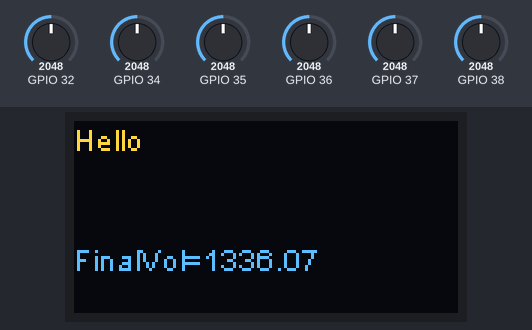
Bench run of a sketch on a simulated ESP32. Parts: 128×64 one-colour display. The test bench sets the inputs (shaded band); at power-on: GPIO 32 = 2048, GPIO 37 = 2048, GPIO 35 = 2048, GPIO 38 = 2048, GPIO 34 = 2048, GPIO 36 = 2048. The OLED is the two-colour kind (top 16 rows yellow); WiFi joins after 1.5 s; servers stay silent unless stated; no MQTT or app messages arrive unless stated; what the sketch prints to the serial monitor is not drawn.

Above: at 2.7 s.
2.8 s: GPIO 32 set to 2866
At 5.0 s:
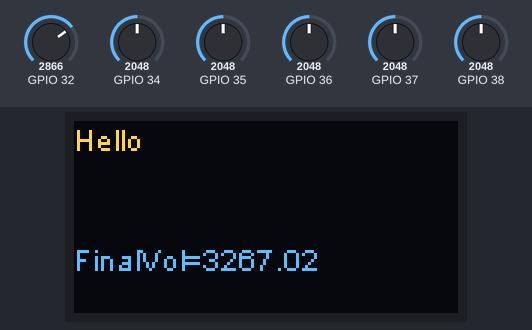
6.7 s: GPIO 37 set to 2866
At 8.5 s:
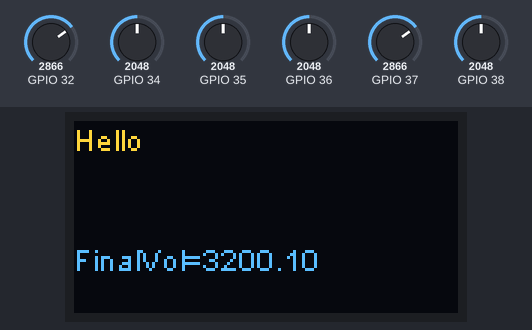
10.6 s: GPIO 35 set to 2866
At 12.0 s:
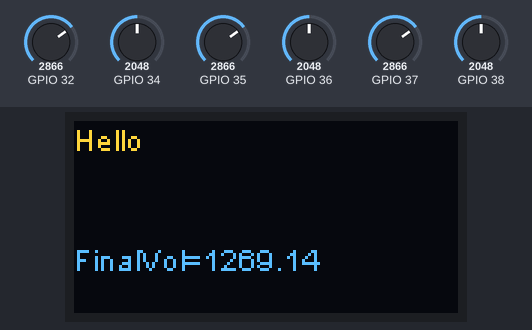
14.5 s: GPIO 38 set to 1228
At 17.7 s:
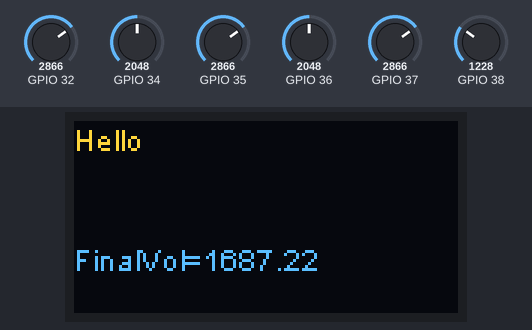
18.4 s: GPIO 32 set to 3972
At 21.2 s:
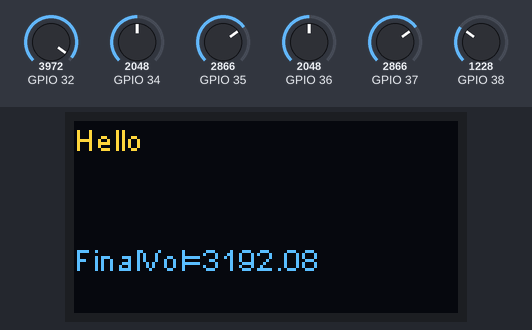
22.3 s: GPIO 37 set to 3972
At 23.4 s:
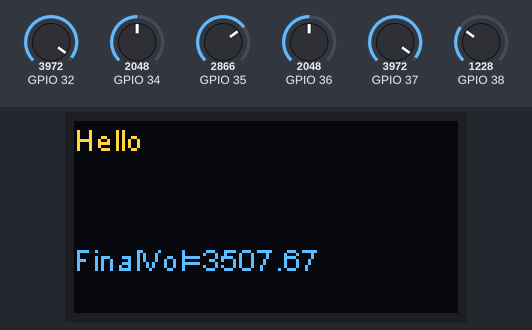
Timing chart, 0 to 25.3 s (numbered marks = the images above; inputs shaded):
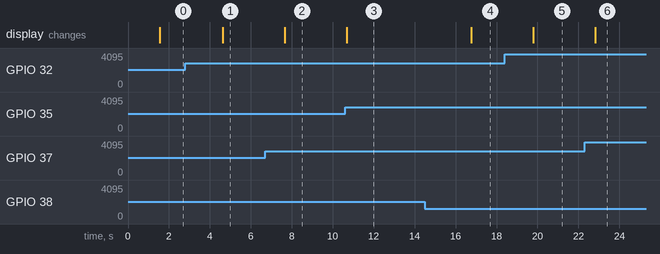

Measured:
- after the input at 2.8 s, the display: changes after 1.8 s (image 1)
- after the input at 6.7 s, the display: changes after 0.96 s (image 2)
- after the input at 10.6 s, the display: changes after 0.09 s (image 3)
- after the input at 14.5 s, the display: changes after 2.3 s (image 4)
- after the input at 18.4 s, the display: changes after 1.4 s (image 5)
- after the input at 22.3 s, the display: changes after 0.52 s (image 6)

The sketch:

Hackathon.ino
```cpp
#include "SSD1306.h"
#include <Wire.h>
#include<WiFi.h>
#include <PubSubClient.h>

SSD1306 display(0x3c, 21, 22);

#define ADC_ref 5 // ADC reference Voltage
#define zero_x 0
#define zero_y 0
#define zero_z 0
#define sensitivity_x 0.4
#define sensitivity_y 0.4
#define sensitivity_z 0.4
#define Rod_l 8
#define Tank_l 15
#define Lateral_l 3

const char* ssid = "Nokia 6.1 Plus"; //system wifi
const char* password = "Srihanuman9";

#define ORG "jov9sv"
#define DEVICE_TYPE "Ultrasonic"
#define DEVICE_ID "1111"
#define TOKEN "oyN&dT?wMG-cQjy4md"

char server[] = ORG ".messaging.internetofthings.ibmcloud.com";
char topic[] = "iot-2/evt/Data/fmt/json"; //for sending we use event (evt), fmt is format
char authMethod[] = "use-token-auth";
char token[] = TOKEN;
char clientId[] = "d:" ORG ":" DEVICE_TYPE ":" DEVICE_ID;

WiFiClient wifiClient;
PubSubClient client(server, 1883,wifiClient);


unsigned int value_x1;
unsigned int value_y1;
unsigned int value_z1;

unsigned int value_x2;
unsigned int value_y2;
unsigned int value_z2;

float xv1;
float yv1;
float zv1;
float angle1;

float xv2;
float yv2;
float zv2;
float angle2;

float Fuel_l;
float Actual_l;
float Est_l;
float vol;
float Err_l;

void setup()
{
Serial.begin(115200);
display.init();
Serial.print("Connecting to ");
 Serial.print(ssid);
 WiFi.begin(ssid, password); //to activate wifi
 while (WiFi.status() != WL_CONNECTED)
 { //to check if connection failed or not
 delay(500);
 Serial.print(".");
 }
 Serial.println("");

 Serial.print("WiFi connected, IP address: ");
 Serial.println(WiFi.localIP());//prints wifi ip address
}


void loop()
{
  display.init();
value_x1 = analogRead(34);
value_y1 = analogRead(35);
value_z1 = analogRead(32);
xv1=(value_x1/1024.0*ADC_ref-zero_x)/sensitivity_x;
yv1=(value_y1/1024.0*ADC_ref-zero_y)/sensitivity_y;
zv1=(value_z1/1024.0*ADC_ref-zero_z)/sensitivity_z;
angle1 =atan2(-yv1,-zv1)*57.2957795+180;
Serial.println(xv1);
Serial.println(yv1);
Serial.println(zv1);
Serial.println(angle1);
Fuel_l=Rod_l*cos(angle1);
Est_l=Tank_l-Fuel_l;
value_x2 = analogRead(36);
value_y2 = analogRead(37);
value_z2 = analogRead(38);
xv2=(value_x2/1024.0*ADC_ref-zero_x)/sensitivity_x;
yv2=(value_y2/1024.0*ADC_ref-zero_y)/sensitivity_y;
zv2=(value_z2/1024.0*ADC_ref-zero_z)/sensitivity_z;
angle2 =atan2(-yv2,-zv2)*57.2957795+180;
//delay(1000);
Serial.println(xv2);
Serial.println(yv2);
Serial.println(zv2);
Serial.println(angle2);
Err_l=Lateral_l*tan(angle2);
Actual_l=Est_l-Err_l;
vol=(Actual_l)*(Tank_l)*(Tank_l);
Serial.println("Actual vol="+String(vol));
//delay(500);
display.drawString(0, 0, "Hello");
 String ch=String(vol);
display.drawString(0,40,"FinalVol="+ch);
display.display();
delay(3000);
//display.setTextSize(1);
//display.setTextColor(WHITE);
//display.setCursor(0,10);
//display.drawString(0,20,"FinalVol=");
//display.display();
//
//display.setCursor(0,20);
//display.print("Vtilt="+String(angle2));
//display.display();
//
//display.setCursor(0,30);
//display.print("Rtilt="+String(angle1));
//display.display();

PublishData(angle1,angle2,vol);

}


void PublishData(float angle1, float angle2, float vol)
{
 if (!!!client.connected()) //to check connection
 {
 Serial.print("Reconnecting client to ");
 Serial.println(server);
 while (!!!client.connect(clientId, authMethod, token))
 {
   Serial.print(".");
   delay(500);
 }
 Serial.println();
 }
  String payload = "{\"d\":{\"Rod_angle\":";
  payload += angle1;
  payload+="," "\"Vehice_angle\":";
  payload += angle2;
  payload+="," "\"Fuel_vol\":";
  payload += vol;
  payload += "}}";
 Serial.print("Sending payload: ");
 Serial.println(payload);

 if (client.publish(topic, (char*) payload.c_str())) //to check if data is published
 {
 Serial.println("Publish ok");
 }
 else
 {
 Serial.println("Publish failed");
 }
}
```
